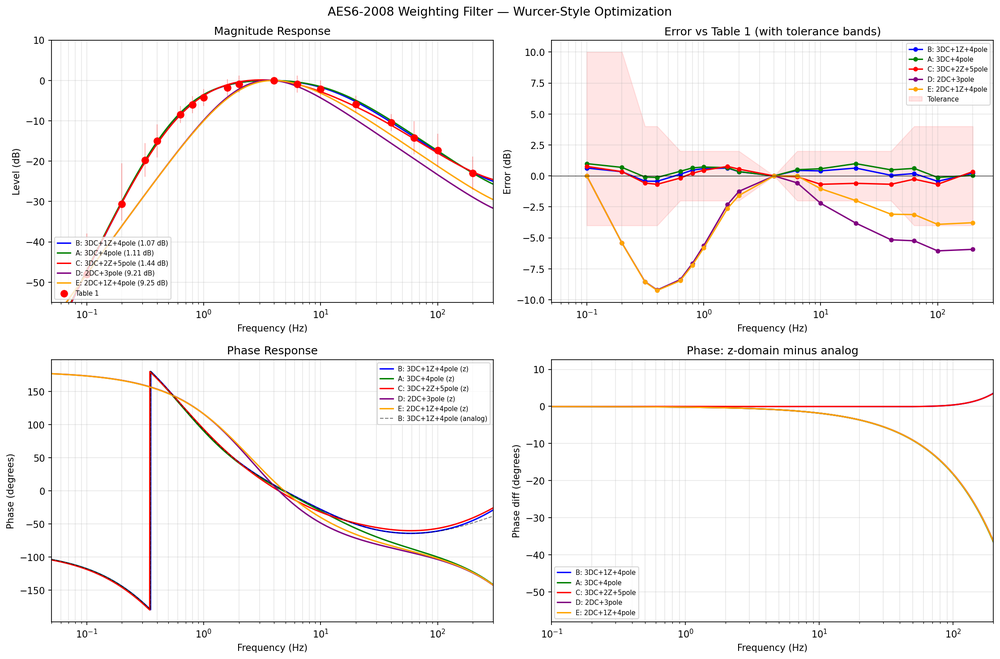
#> input picture Filter/aes6_wurcer_optimization.png, 1000 x 659 px, shrunk from 2234 x 1473 before the run; its folder holds only this picture in this run
$ python -i wf_core.py   (imports and definitions only)
#> lines starting #> are read from the running program, lines starting #| are printed output that depends on the picture
"""
wf_core — Wow & Flutter Analysis Engine

Single analysis engine for turntable FG signal analysis.
Supports two input types:
  - Audio PCM (FG signal from turntable motor)
  - Device text exports (e.g. ShakNSpin)

API:
  analyzeFull(data, sampleRate=None, inputType='audio')  → full result dict
  getPlotData(plotId, params={})                          → on-demand plot arrays

No plotting, no file I/O, no CLI. Consumers (SPA frontend, CLI wrapper)
handle presentation.

Signal processing pipeline (audio):
  1. Carrier frequency estimation via FFT peak detection
  2. Auto-tuned bandpass prefilter centered on carrier
  3. Vectorized zero-crossing detection with hysteresis
  4. Per-cycle frequency from crossing periods
  5. Adaptive edge trimming + outlier rejection + median despike
  6. CubicSpline interpolation to uniform time grid
  7. Metrics: AES6/DIN weighted + unweighted + drift
  8. Spectrum + peak detection + motor harmonic ID
  9. AM/FM coupling markers (audio only)

Device pipeline enters at step 7 (deviation already available).
"""

import numpy as np
from scipy.signal import (butter, filtfilt, sosfiltfilt, bilinear,
                          lfilter, lfilter_zi, freqz, medfilt, hilbert,
                          resample_poly)
from scipy.interpolate import CubicSpline
from scipy.signal import find_peaks as _find_peaks


# ========================= INTERNAL CONSTANTS =========================

PREFILTER_BW_FACTOR = .45 #0.30
PREFILTER_ORDER = 2
SMOOTH_CYCLES = 1
OUTLIER_THRESH_PCT = 10.0

# Coupling marker significance multiplier (× median)
_COUPLING_SIG_MULT = 3.0


# ========================= MODULE STATE =========================
# Stashed by analyzeFull, consumed by getPlotData.
# Cleared on each new analyzeFull call.

_state = {}


def _clear_state():
    global _state
    _state = {}


# ========================= STATUS CALLBACK =========================

_status_callback = None


# [4 lines left out: function set_status_callback, not called in this run]


def _status(msg):
    if _status_callback is not None:
        _status_callback(msg)


# ========================= SIGNAL PROCESSING =========================

# [261 lines left out: functions _estimate_carrier_freq, _bandpass_prefilter, _find_zero_crossings, _crossings_to_frequency, _smooth_frequency, _interpolate_to_uniform and 5 more, not called in this run]


# ========================= METRICS =========================

def _metric(value, confidence=0):
    """Create a metric dict: { value, confidence }."""
    return {'value': float(value), 'confidence': int(confidence)}


# [475 lines left out: functions _compute_wf_metrics, _compute_spectrum, _identify_motor_harmonics, _compute_coupling_at_freq, _find_coupling_freqs, _compute_coupling_markers and 3 more, not called in this run]


# ========================= MAIN API =========================

def analyzeFull(data, sampleRate=None, inputType='audio',
                rpm=None, motor_slots=None, motor_poles=None,
                drive_ratio=1.0):
    """
    Single entry point for all analysis.

    Parameters:
        data: PCM float64 array (audio) or text string (device)
        sampleRate: required for audio, ignored for device
        inputType: 'audio' or 'device'
        rpm: platter/transport RPM (optional). Enables polar plot and
             rotation harmonic labeling. For device input, extracted
             from data automatically but can be overridden.
        motor_slots: number of motor stator slots (optional). Enables
                     slot passing harmonic labels. Requires rpm.
        motor_poles: number of motor poles (optional). Enables electrical
                     and torque ripple harmonic labels. Requires rpm.
        drive_ratio: motor-to-platter speed ratio for non-direct-drive
                     (default 1.0 = direct drive).

    Returns structured result dict per SPA integration plan.
    """
    _clear_state()

    # Stash motor params for use in sub-functions
    _state['_rpm'] = rpm
    _state['_motor_slots'] = motor_slots
    _state['_motor_poles'] = motor_poles
    _state['_drive_ratio'] = drive_ratio

    if inputType == 'device':
        return _analyze_device(data, rpm=rpm)
    else:
        if sampleRate is None:
            raise ValueError("sampleRate is required for audio input")
        return _analyze_audio(data, sampleRate)


# [447 lines left out: functions _analyze_audio, _analyze_device, getPlotData, _plot_polar, _plot_histogram, _plot_harmonic_extract and 1 more, not called in this run]

>>> import cv2
>>> picture = cv2.imread('Filter/aes6_wurcer_optimization.png', cv2.IMREAD_GRAYSCALE)
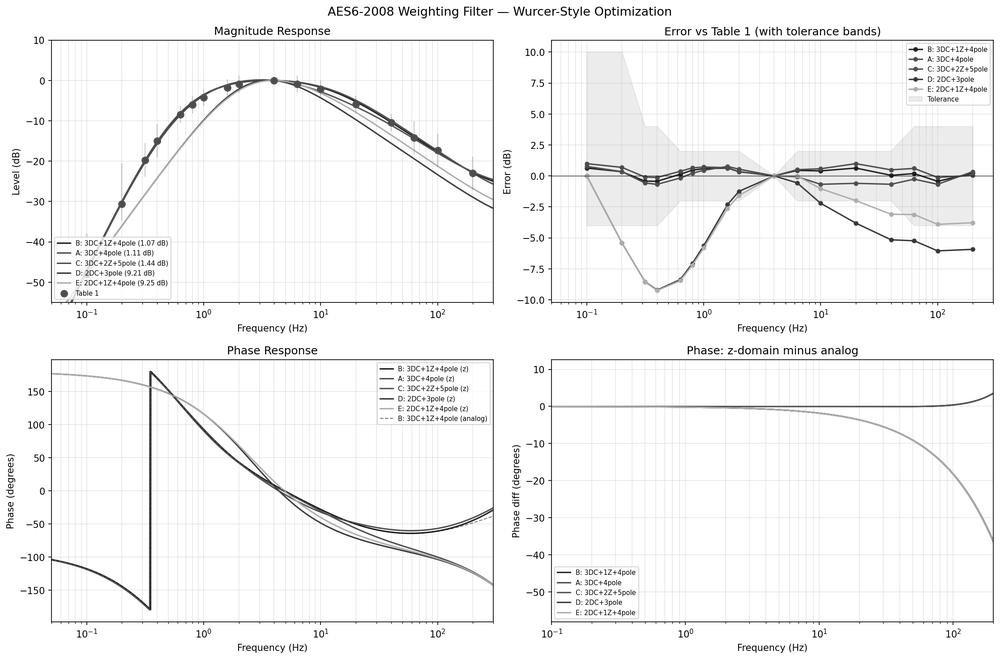
#> picture: shape (659, 1000); min 0, max 255, mean 245.3
>>> result = analyzeFull(picture)
#> (the run stopped early here; a loop or call above may not have finished)

$ run again, on Filter/wfgui_DIN_filter.png
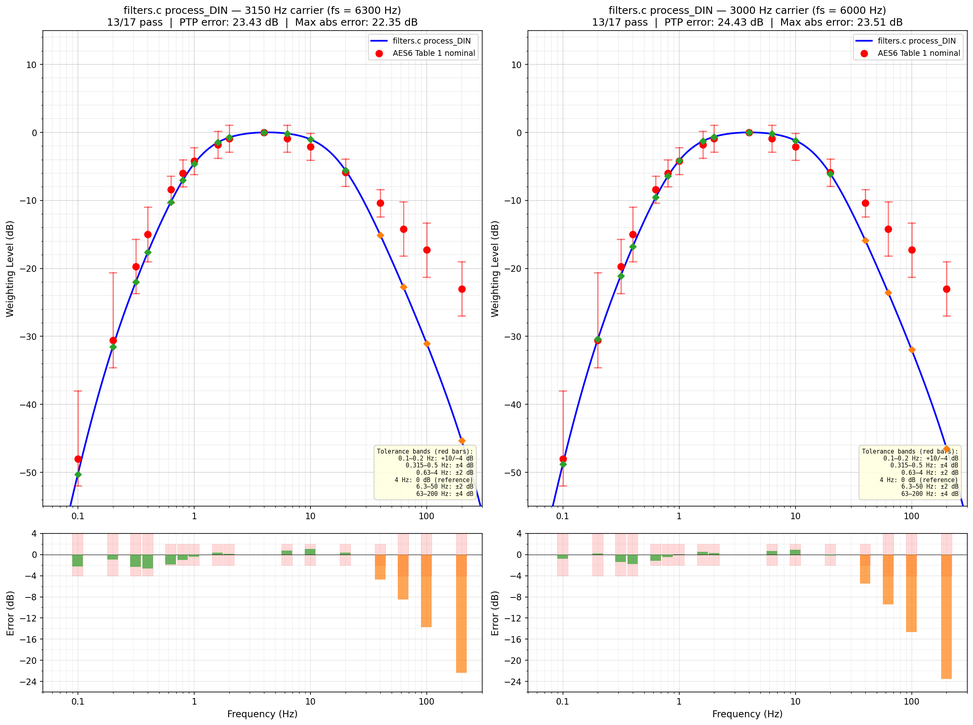
#> input picture Filter/wfgui_DIN_filter.png, 973 x 725 px, shrunk from 2385 x 1779 before the run
#> `picture = cv2.imread('Filter/aes6_wurcer_optimization.png', cv2.IMREAD..`:
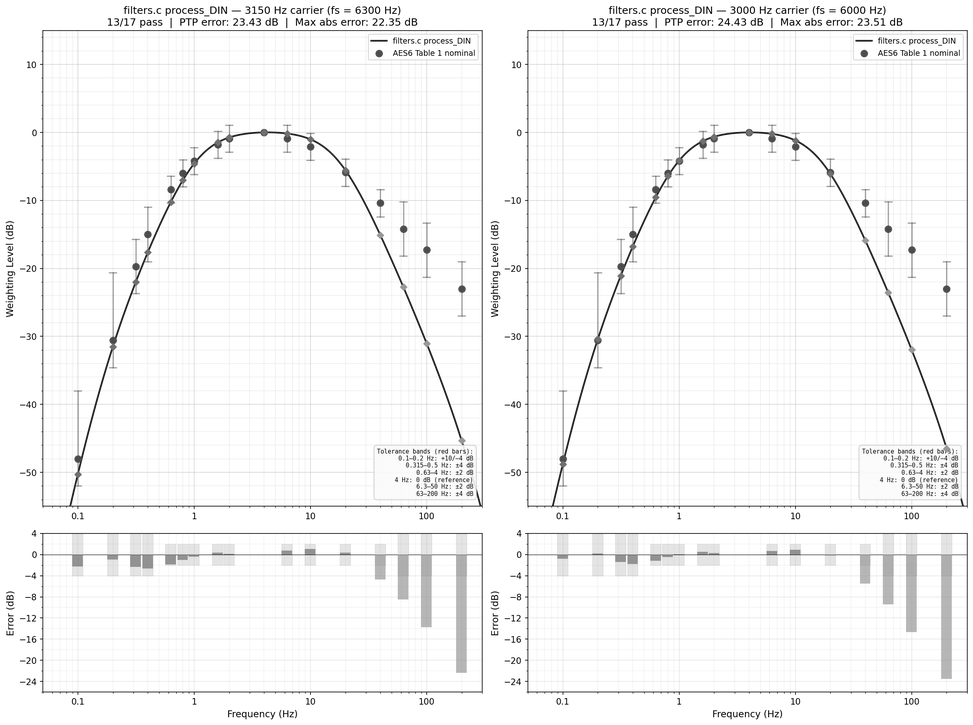
#> picture: shape (725, 973); min 0, max 255, mean 246.5
